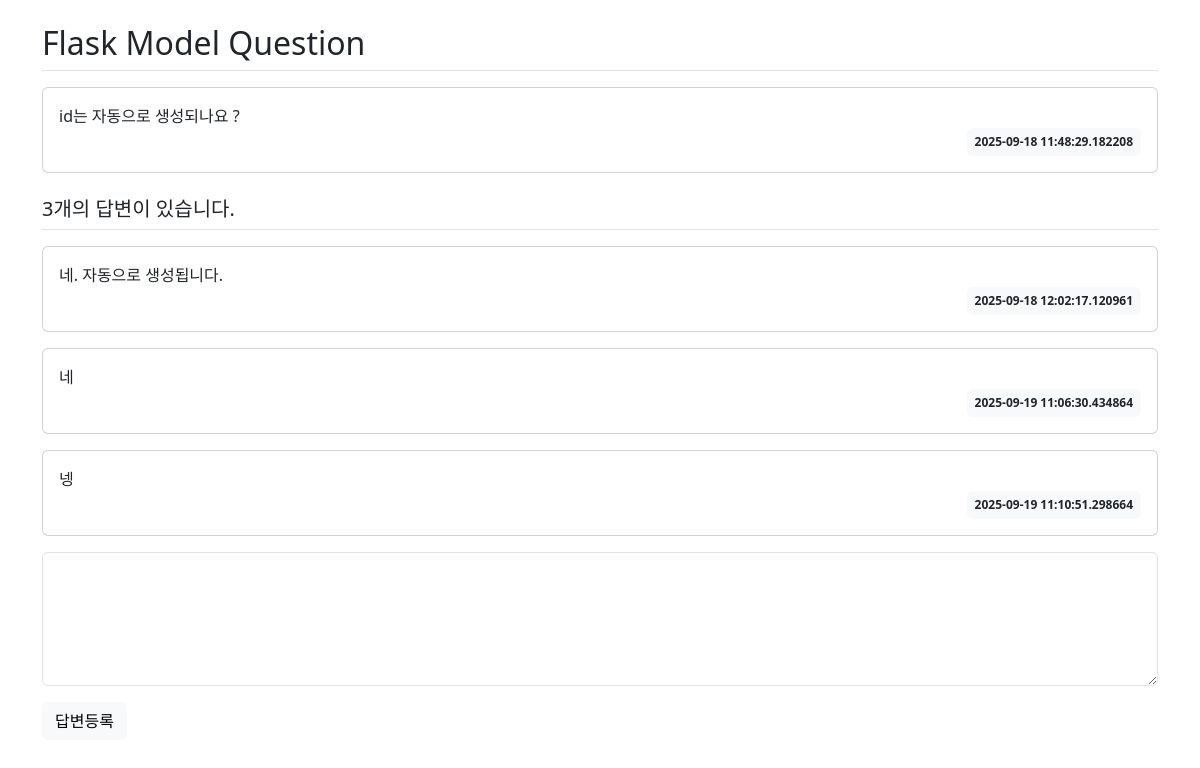
Screenshot of /question/detail/2/ with the database file from the repository.
### pybo/models.py (models this page shows)
class Question(db.Model):    # class() -> 괄호 안에 내용 : 다른 클래스를 상속받을 때 괄호 안에 씀
    id = db.Column(db.Integer, primary_key=True)
    subject = db.Column(db.String(200), nullable=False) # not null = nullable
    content = db.Column(db.Text(), nullable=False)
    create_date = db.Column(db.DateTime(), nullable=False)

class Answer(db.Model):
    id = db.Column(db.Integer, primary_key=True)
    question_id = db.Column(db.Integer, db.ForeignKey('question.id', ondelete='CASCADE'))
    question = db.relationship('Question', backref=db.backref('answer_set'))
    content = db.Column(db.Text(), nullable=False)
    create_date = db.Column(db.DateTime(), nullable=False)

### pybo/views/question_views.py (the view)
@bp.route('/detail/<int:question_id>/') # <url parameter> -> question 아이디만 받아서 원하는 부분만 보여줌
def detail(question_id):
    question = Question.query.get_or_404(question_id)  # get 말고 get_or_404 쓰면 값이 없을 때 404 page를 보여줌 / ctrl누르고 클릭하면 함수 정의 보여줌
    return render_template('question/question_detail.html', question=question)

### pybo/templates/question/question_detail.html
{% extends 'base.html' %}
{% block content %}
<div class="container my-3">
    <h2 class="border-bottom py-2">{{ question.subject }}</h2>
    <div class="card my-3">
        <div class="card-body">
            <div class="card-text">
                {{ question.content }}
            </div>
             <div class="d-flex justify-content-end">
                <div class="badge bg-light text-dark p-2">
                    {{ question.create_date }}
                </div>
            </div>
        </div>
    </div>
    <h5 class="border-bottom my-3 py-2">{{ question.answer_set|length }}개의 답변이 있습니다.</h5>
    {% for answer in question.answer_set %}
    <div class="card my-3">
        <div class="card-body">
            <div class="card-text">
                {{ answer.content }}
            </div>
            <div class="d-flex justify-content-end">
                <div class="badge bg-light text-dark p-2">
                    {{ answer.create_date }}
                </div>
            </div>
        </div>
    </div>
    {% endfor %}
    <form action="{{ url_for('answer.create', question_id= question.id)}}" method="post">
        <textarea class="form-control" name="content" id="content" rows="5"></textarea>
        <button type="submit" class="btn btn-light mt-3">답변등록</button>
    </form>
</div>
{% endblock %}

### pybo/templates/base.html (shortened to what this page needs)
<!DOCTYPE html>
<html lang="ko">
<head>
    <link rel="stylesheet" href="https://cdn.jsdelivr.net/npm/bootstrap@5.3.8/dist/css/bootstrap.min.css">
    <link rel="stylesheet" href="{{ url_for('static', filename='style.css') }}">
</head>
<body>
{% block content %}
{% endblock %}
</body>
</html>

### pybo/static/style.css (style rules this page uses)
textarea { width: 100%; }
button[type='submit'] { martin-top: 10px; }

### rows the page displays
Question: subject "Flask Model Question", content "id는 자동으로 생성되나요 ?", create_date "2025-09-18 11:48:29.182208"
Answer: content "네. 자동으로 생성됩니다.", create_date "2025-09-18 12:02:17.120961"
Answer: content "네", create_date "2025-09-19 11:06:30.434864"
Answer: content "넹", create_date "2025-09-19 11:10:51.298664"

### other values shown
{{ question.answer_set|length }} "3"
